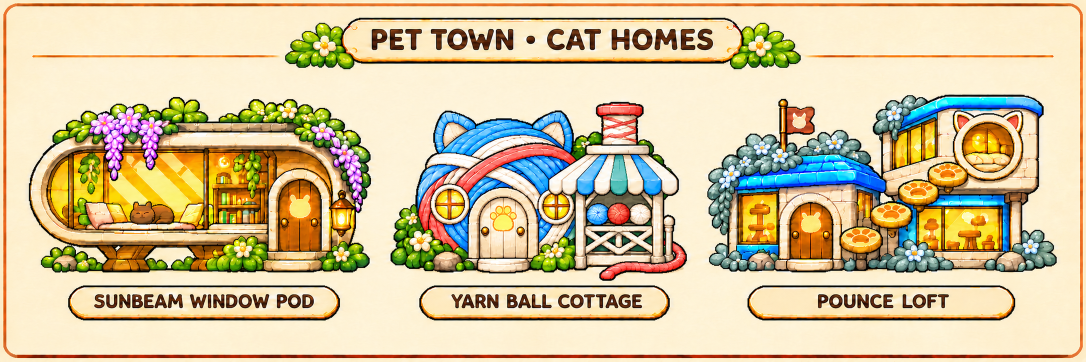
#> input picture src/assets/v8/cats.png, 2172 x 724 px (shown at 1/2 size)
$ python cut_v8.py
#> lines starting #> are read from the running program, lines starting #| are printed output that depends on the picture; after the words box and inside, x2 and y2 are one past the last pixel; in counts of white or black regions, pixels touching at a corner belong together
### src/assets/v6/cutter.py
from PIL import Image; import numpy as np
from scipy import ndimage
def cut(src, box, name, bgfn=None, keep_frac=0.04, pad=4, holes=True):
    A=np.array(src.convert('RGB')).astype(int)
    x,y,w,h=box; x0,y0=max(0,x-pad),max(0,y-pad); x1,y1=min(A.shape[1],x+w+pad),min(A.shape[0],y+h+pad)
    c=A[y0:y1,x0:x1]
    if bgfn is None:
        mx=c.max(2); mn=c.min(2); bgl=(mx-mn<30)&(c.mean(2)>212)
    else: bgl=bgfn(c)
    lab,n=ndimage.label(bgl)
    border=set(np.unique(np.concatenate([lab[0],lab[-1],lab[:,0],lab[:,-1]])))-{0}
    fg=~np.isin(lab,list(border))
    fg=ndimage.binary_opening(fg,iterations=1)|(fg&ndimage.binary_erosion(fg,iterations=0) if False else fg)
    flab,fn=ndimage.label(fg)
    if fn==0: print('empty',name); return None
    sizes=ndimage.sum(fg,flab,range(1,fn+1)); objs=ndimage.find_objects(flab)
    keep=np.zeros_like(fg); big=sizes.max()
    for k,s in enumerate(sizes):
        sl=objs[k]; hh=sl[0].stop-sl[0].start; ww=sl[1].stop-sl[1].start
        if s>=big*keep_frac and min(hh,ww)>5: keep|=(flab==k+1)
    if holes: keep=ndimage.binary_fill_holes(keep)|keep
    # restore pixels inside the kept region that the bg test removed (light highlights enclosed by outline)
    a=(keep*255).astype(np.uint8)
    # soft 1px edge
    edge=keep&~ndimage.binary_erosion(keep)
    a[edge]=200
    rgba=np.dstack([c.astype(np.uint8),a]); im=Image.fromarray(rgba,'RGBA'); im=im.crop(im.getbbox())
    im.save(f'cut/{name}.png'); return im.size

### src/assets/v8/cut_v8.py
# Redrawn cat special houses
from PIL import Image
from cutter import cut
import shutil, numpy as np
from scipy import ndimage
im = Image.open('cats.png')
#> im is the input picture: PIL image 2172x724 RGB; mean R, G, B 211.9, 195.9, 158.1
BG = np.array(im.convert('RGB').getpixel((330, 160)), int)
#> BG = [254, 243, 215]
SC = im.size[0] / 2000
#> SC = 1.09
BOX = {k: tuple(round(v * SC) for v in b) for k, b in {'sunbeam': (50, 175, 690, 510), 'yarn': (720, 180, 1265, 510), 'pounce': (1295, 175, 1955, 512)}.items()}
OPEN = {'yarn': 900, 'pounce': 900}   # gaps under the awning / between the steps
def bgfn(c): return np.abs(c.astype(int) - BG).sum(-1) < 40
for k, (x0, y0, x1, y1) in BOX.items():
    print(k, cut(im, (x0, y0, x1 - x0, y1 - y0), 'house-' + k, pad=0, keep_frac=0.01, bgfn=bgfn))
#> in bgfn, `def bgfn(c): return np.abs(c.astype(int) - BG).sum(-1) < 40`:
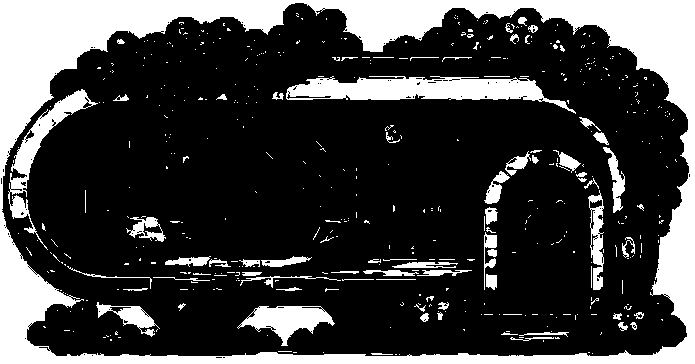
#> returned value: shape (364, 695) bool; 25% white; 476 white regions (398 under 20 px), largest, box (x1, y1, x2, y2) and area: (0, 0, 695, 364) 44560, (286, 76, 576, 114) 5033, (8, 89, 98, 250) 2383
#> in cut, `lab,n=ndimage.label(bgl)`:
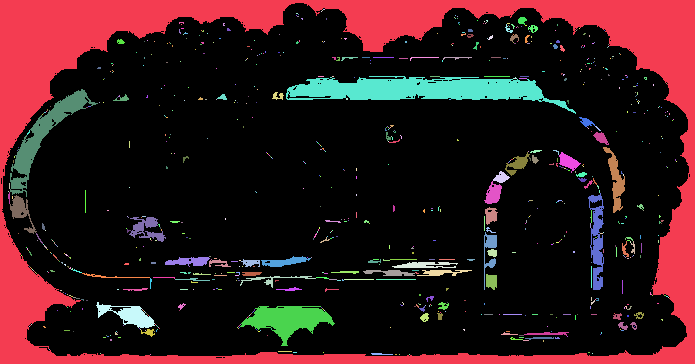
#> lab: shape (364, 695) int32; 827 distinct labels, from 0 to 826; one colour per label, 0 black
#> in cut, `lab,n=ndimage.label(bgl)`: n = 826
#> in cut, `border=set(np.unique(np.concatenate([lab[0],lab[-1],lab[:,0],lab[:,-1]..`: border = 1 item
#> in cut, `fg=~np.isin(lab,list(border))`: fg: shape (364, 695) bool; 82.4% white; 1 black region, box (x1, y1, x2, y2) and area: (0, 0, 695, 364) 44504
#> in cut, `flab,fn=ndimage.label(fg)`:
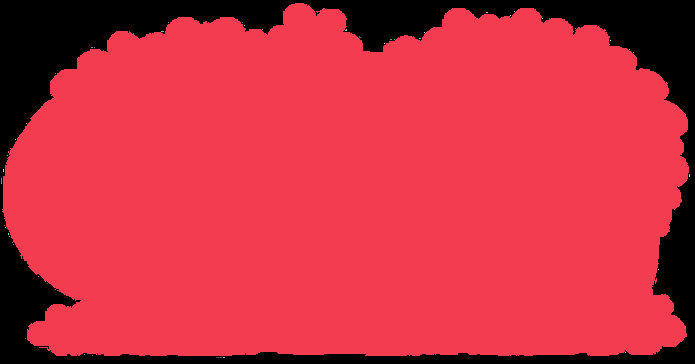
#> flab: shape (364, 695) int32; 48 distinct labels, from 0 to 47; one colour per label, 0 black
#> in cut, `flab,fn=ndimage.label(fg)`: fn = 47
#> in cut, `sizes = ndimage.sum(fg, flab, range(1, fn + 1))`: sizes = 47 values, max 208403 at index 0, min 1 at index 1, mean 4435.7
#> in cut, `objs = ndimage.find_objects(flab)`: objs = 47 items
#> in cut, `big = sizes.max()`: big = 208403
#> the loop in cut, `for k,s in enumerate(sizes):` made 47 passes
#> (s, hh, ww) on passes 1 to 12: (208403, 353, 687), (1, 1, 1), (2, 1, 2), (1, 1, 1), (1, 1, 1), (1, 1, 1), (1, 1, 1), (1, 1, 1), (1, 1, 1), (1, 1, 1), (3, 2, 2), (3, 1, 3)
#> in cut, `a=(keep*255).astype(np.uint8)`: a: shape (364, 695); 82.4% white; 1 black region, box (x1, y1, x2, y2) and area: (0, 0, 695, 364) 44577
#> in cut, `edge=keep&~ndimage.binary_erosion(keep)`: edge: shape (364, 695) bool; 0.85% white in thin lines or dots
#> in cut, `a[edge]=200`:
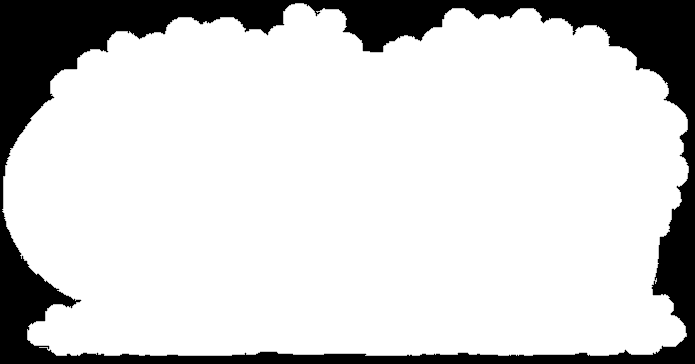
#> a: shape (364, 695); min 0, max 255, mean 209.6
#> in cut, `rgba = np.dstack([c.astype(np.uint8), a])`:
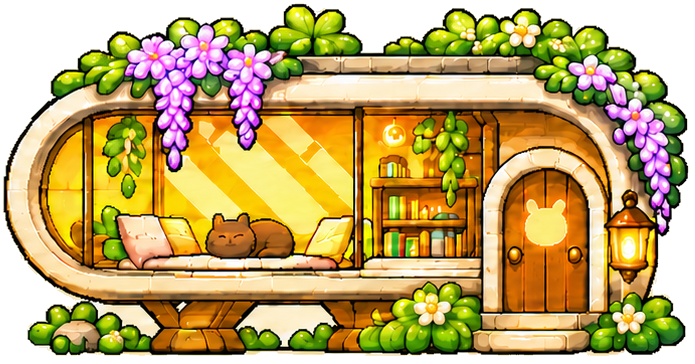
#> rgba: shape (364, 695, 4); mean R, G, B, A 191.3, 165.4, 98.9, 209.6; transparent parts drawn white
#| sunbeam (687, 353)
    # cream walls match the paper colour: keep everything inside the outline, then reopen only the large see-through gaps
    a = np.array(Image.open(f'cut/house-{k}.png').convert('RGBA')).astype(int)
#> a: shape (353, 687, 4) int64
    solid = ndimage.binary_fill_holes(ndimage.binary_closing(a[..., 3] > 0, iterations=4))
#> solid: shape (353, 687) bool; 85.2% white; 1 black region, box (x1, y1, x2, y2) and area: (0, 0, 687, 353) 35859
    a[solid, 3] = 255
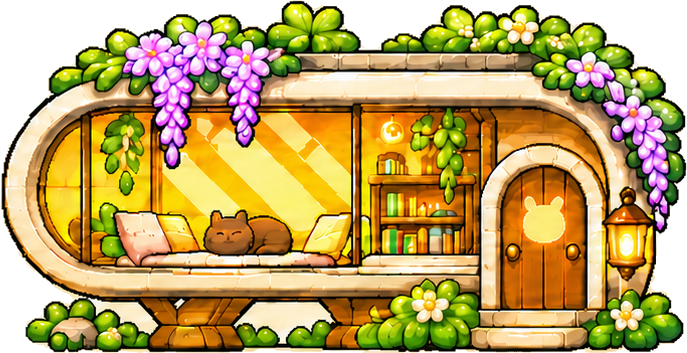
#> a: shape (353, 687, 4) int64; mean R, G, B, A 188.6, 162.2, 94.1, 219.3; transparent parts drawn white
    bg = (np.abs(a[..., :3] - BG).sum(-1) < 22) & solid
#> bg: shape (353, 687) bool; 4.5% white; 647 white regions (596 under 20 px), largest, box (x1, y1, x2, y2) and area: (286, 75, 541, 98) 3366, (239, 304, 331, 334) 1219, (31, 86, 95, 133) 788
    lab, n = ndimage.label(bg); sz = ndimage.sum(bg, lab, range(1, n + 1))
#> after `lab, n = ndimage.label(bg)`:
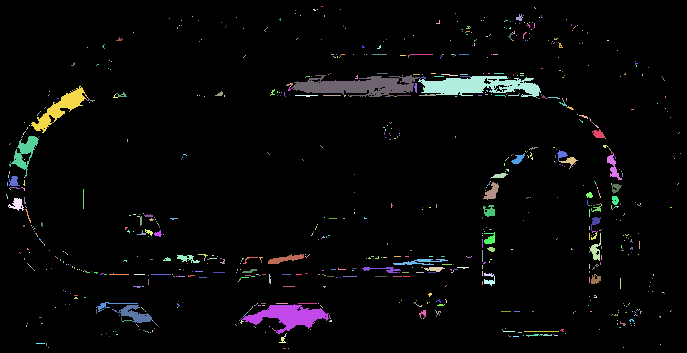
#> lab: shape (353, 687) int32; 968 distinct labels, from 0 to 967; one colour per label, 0 black
#> after `lab, n = ndimage.label(bg)`: n = 967
#> after `sz = ndimage.sum(bg, lab, range(1, n + 1))`: sz = 967 values, max 1680 at index 184, min 1 at index 1, mean 11.4
    a[np.isin(lab, [i + 1 for i, v in enumerate(sz) if v > OPEN.get(k, 10**9)]), 3] = 0
    Image.fromarray(a.astype(np.uint8), 'RGBA').save(f'cut/house-{k}.png')
    shutil.copy(f'cut/house-{k}.png', f'../v3/cut/house-{k}.png')
